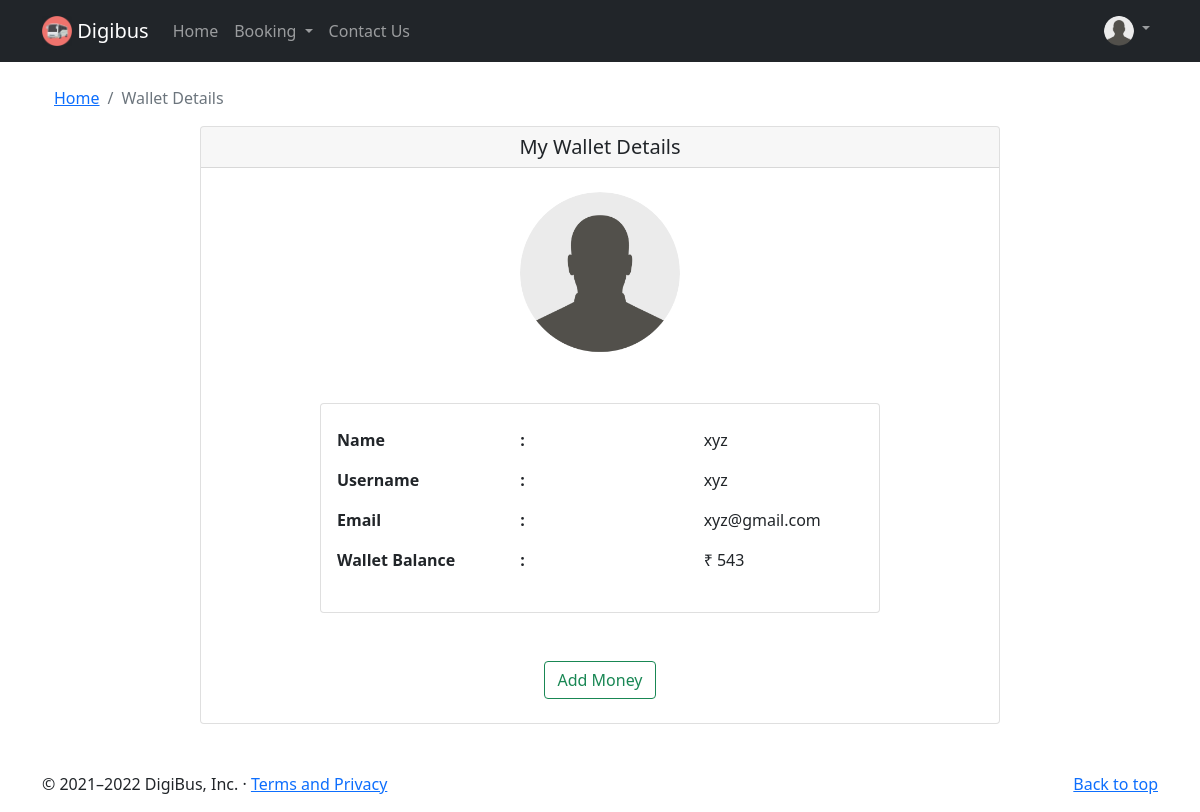
Screenshot of /wallet (signed in) with the database file from the repository.
### flaskblog/models.py (models this page shows, shortened)
class User(db.Model, UserMixin):
    id = db.Column(db.Integer, primary_key=True)
    fullname = db.Column(db.String(30), nullable=False)
    username = db.Column(db.String(20), unique=True, nullable=False)
    email = db.Column(db.String(120), unique=True, nullable=False)
    image_file = db.Column(db.String(20), nullable=False, default = 'default1.jpg')
    password = db.Column(db.String(60), nullable=False)
    passes = db.relationship('Pass', backref='author', lazy=True)
    wallet = db.Column(db.Integer, nullable=False, default=0)

### flaskblog/routes.py (the view)
@app.route('/wallet')
@login_required
def wallet():
    user = User.query.get(current_user.id)
    image_file = url_for('static', filename='profile_pics/' + current_user.image_file)
    return render_template('wallet.html', title='Wallet Details', image_file=image_file, user=user)

### flaskblog/models.py (called while the page is built)
@login_manager.user_loader
def load_user(user_id):
    return User.query.get(int(user_id))

### flaskblog/templates/wallet.html
{% extends "layout1.html" %}
{% block content %}
<div class="container">
  <div class="mt-4">
    <nav aria-label="breadcrumb">
        <ol class="breadcrumb">
            <li class="breadcrumb-item"><a href="{{ url_for('home') }}">Home</a></li>
            <li class="breadcrumb-item active" aria-current="page">Wallet Details</li>
        </ol>
    </nav>
  </div>
    <div class="card mx-auto" style="width: 50rem;">
      <h5 class="card-header text-center">My Wallet Details</h5>
      <img src="{{ image_file }}" class="rounded-circle account-img mx-auto my-4" style="width: 10rem;">
          <div class="card mx-auto my-4" style="width: 35rem;">
            <div class="card-body my-2">
              <div class="row">
                <div class="col-sm">
                  <p class="fw-bold">Name</p>
                  <p class="fw-bold">Username</p>
                  <p class="fw-bold">Email</p>
                  <p class="fw-bold">Wallet Balance</p>
                </div>
                <div class="col-sm">
                  <p class="fw-bold">:</p>
                  <p class="fw-bold">:</p>
                  <p class="fw-bold">:</p>
                  <p class="fw-bold">:</p>
                </div>
                <div class="col-sm">
                  <p class="fw-normal">{{ user.fullname }}</p>
                  <p class="fw-normal">{{ user.username }}</p>
                  <p class="fw-normal">{{ user.email }}</p>
                  <p class="fw-normal">₹ {{ user.wallet }}</p>
                </div>
              </div>
            </div>
          </div>
          <div class="mx-auto my-4">
            <a class="mx-2" href="{{ url_for('payment') }}"><button class="btn btn-outline-success">Add Money</button></a>
          </div>
    </div>
</div>
{% endblock content %}

### flaskblog/templates/layout1.html (style rules this page uses)
body { padding-top: 62px; }

### rows the page displays
User: fullname "xyz", username "xyz", email "xyz@gmail.com", wallet "543"
